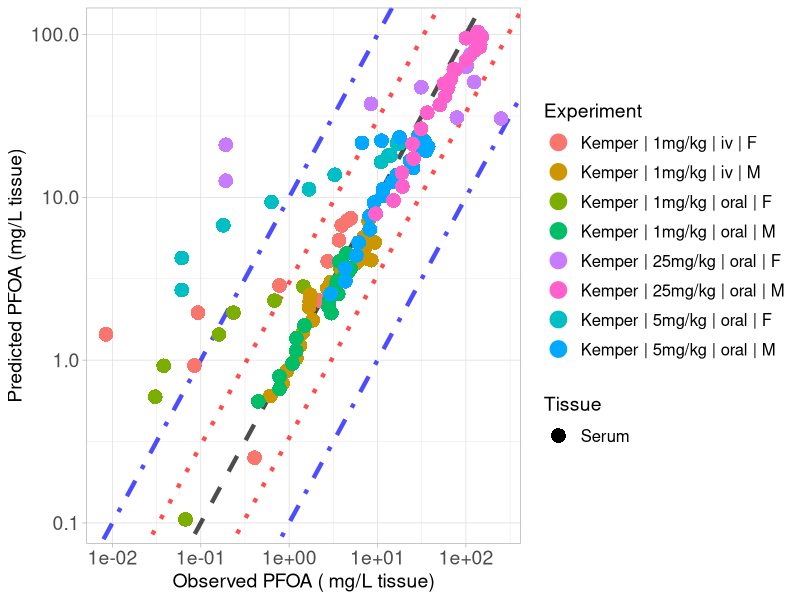

R code for this plot:
library(ggplot2)

#setwd("C:/Users/ptsir/Documents/GitHub/PFAS_PBK_models/PFOA inhalation Rat/Validation/Validation_results")
setwd("C:/Users/dpjio/Documents/GitHub/PFAS_PBK_models/PFOA inhalation Rat/Validation/Validation_koff_12_lung_different_RAF_bile")

# Load Results 

# 
Kemper_serum_results <- read.csv("Kemper_2003_serum_results.csv", header = T)
Kemper_iv_F_1 <- Kemper_serum_results[Kemper_serum_results$Dose == 1 & Kemper_serum_results$Type == "iv" &
                               Kemper_serum_results$sex == "F", ]
Kemper_iv_F_1$Experiment <- "Kemper | 1mg/kg | iv | F"

Kemper_oral_F_1 <- Kemper_serum_results[Kemper_serum_results$Dose == 1 & Kemper_serum_results$Type == "oral" &
                                 Kemper_serum_results$sex == "F", ]
Kemper_oral_F_1$Experiment <- "Kemper | 1mg/kg | oral | F"

Kemper_oral_F_5 <- Kemper_serum_results[Kemper_serum_results$Dose == 5 & Kemper_serum_results$Type == "oral" &
                                 Kemper_serum_results$sex == "F", ]
Kemper_oral_F_5$Experiment <- "Kemper | 5mg/kg | oral | F"
Kemper_oral_F_25 <- Kemper_serum_results[Kemper_serum_results$Dose == 25 & Kemper_serum_results$Type == "oral" &
                                  Kemper_serum_results$sex == "F", ]
Kemper_oral_F_25$Experiment <- "Kemper | 25mg/kg | oral | F"

Kemper_iv_M_1 <- Kemper_serum_results[Kemper_serum_results$Dose == 1 & Kemper_serum_results$Type == "iv" &
                               Kemper_serum_results$sex == "M", ]
Kemper_iv_M_1$Experiment <- "Kemper | 1mg/kg | iv | M"

Kemper_oral_M_1 <- Kemper_serum_results[Kemper_serum_results$Dose == 1 & Kemper_serum_results$Type == "oral" &
                                 Kemper_serum_results$sex == "M", ]
Kemper_oral_M_1$Experiment <- "Kemper | 1mg/kg | oral | M"

Kemper_oral_M_5 <- Kemper_serum_results[Kemper_serum_results$Dose == 5 & Kemper_serum_results$Type == "oral" &
                                 Kemper_serum_results$sex == "M", ]
Kemper_oral_M_5$Experiment <- "Kemper | 5mg/kg | oral | M"
Kemper_oral_M_25 <- Kemper_serum_results[Kemper_serum_results$Dose == 25 & Kemper_serum_results$Type == "oral" &
                                  Kemper_serum_results$sex == "M", ]
Kemper_oral_M_25$Experiment <- "Kemper | 25mg/kg | oral | M"
# 
# Kudo_high <- Kudo_results[Kudo_results$Dose == 16.560, ] 
# Kudo_high$Experiment <-  "Kudo | 16mg/kg | iv"
# 
# Kim_results <- read.csv("Kim_results.csv", header = T)
# Kim_iv <- Kim_results[Kim_results$Type == "iv",]
# Kim_iv$Experiment <-  "Kim | 1mg/kg | iv"
# 
# Kim_oral <- Kim_results[Kim_results$Type == "oral",]
# Kim_oral$Experiment <-  "Kim | 1mg/kg | oral"


Experiment <- scales::hue_pal()(8)

names(Experiment) <- unique(c( Kemper_iv_F_1$Experiment, Kemper_iv_M_1$Experiment,
                              Kemper_oral_F_1$Experiment,Kemper_oral_M_1$Experiment, Kemper_oral_F_5$Experiment, 
                               
                               Kemper_oral_M_5$Experiment,  Kemper_oral_F_25$Experiment, Kemper_oral_M_25$Experiment))



scatter_plot <- ggplot()+
  geom_abline(intercept = log10(1), slope = 1, linetype = "dashed", color = "black", linewidth = 1.5, alpha = 0.7) +  # Identity line in log10 scale
  geom_abline(intercept = log10(3), slope = 1, linetype = "dotted", color = "red", linewidth = 1.5, alpha = 0.7) +  # +3-fold error line
  geom_abline(intercept = log10(1/3), slope = 1, linetype = "dotted", color = "red", linewidth = 1.5, alpha = 0.7) +  # -3-fold error line
  geom_abline(intercept = log10(10), slope = 1, linetype = "dotdash", color = "blue", linewidth = 1.5, alpha = 0.7) +  # +10-fold error line
  geom_abline(intercept = log10(1/10), slope = 1, linetype = "dotdash", color = "blue", linewidth = 1.5, alpha = 0.7) +  # -10-fold error line
  geom_point(data = Kemper_iv_F_1, aes(x=Observed, y=Predicted, color = Experiment, shape = Tissue), size=4, stroke = 1.5)+
  geom_point(data = Kemper_oral_F_1, aes(x=Observed, y=Predicted, color = Experiment, shape = Tissue), size=4, stroke = 1.5)+
  geom_point(data = Kemper_oral_F_5, aes(x=Observed, y=Predicted, color = Experiment, shape = Tissue), size=4, stroke = 1.5)+
  geom_point(data = Kemper_oral_F_25, aes(x=Observed, y=Predicted, color = Experiment, shape = Tissue), size=4, stroke = 1.5)+
  geom_point(data = Kemper_iv_M_1, aes(x=Observed, y=Predicted, color = Experiment, shape = Tissue), size=4, stroke = 1.5)+
  geom_point(data = Kemper_oral_M_1, aes(x=Observed, y=Predicted, color = Experiment, shape = Tissue), size=4, stroke = 1.5)+
  geom_point(data = Kemper_oral_M_5, aes(x=Observed, y=Predicted, color = Experiment, shape = Tissue), size=4, stroke = 1.5)+
  geom_point(data = Kemper_oral_M_25, aes(x=Observed, y=Predicted, color = Experiment, shape = Tissue), size=4, stroke = 1.5)+
  scale_y_log10()+
  scale_x_log10()+
  scale_color_manual(values = Experiment)+
  theme(legend.spacing.y = unit(1, 'cm')) +
  guides(fill = guide_legend(byrow = TRUE))+
  theme_light()+
  labs(y = "Predicted PFOA (mg/L tissue)",
       x = "Observed PFOA ( mg/L tissue)")+
  theme(plot.title = element_text(hjust = 0.5),
        legend.key.size = unit(0.75, 'cm'),  
        legend.title = element_text(size=14),
        legend.text = element_text(size=12,  hjust = 0),
        axis.text = element_text(size = 14),
        axis.title = element_text(size = 14),
        )

#print(scatter_plot)

ggsave("validation_plot_PFOA_serum.png", scatter_plot, width = 11, height = 7, units = "in", dpi = 300)
